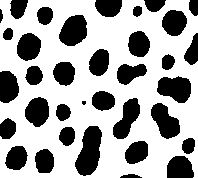
#> input picture src/Connected Pixels/dot.jpg, 198 x 178 px
$ python max_value_pixer.py   (older library calls are emulated)
#> lines starting #> are read from the running program, lines starting #| are printed output that depends on the picture; after the words box and inside, x2 and y2 are one past the last pixel; in counts of white or black regions, pixels touching at a corner belong together
# -*- coding: utf-8 -*-
"""
Created on Fri Jun 29 20:32:53 2018

@IDE: Spyder

@author: Prashant
"""

import cv2
import numpy as np
from numpy import max
from random import randint


class Image:
    """
    @class
    """
    def __init__(self, file=None, image=None):
        if file:
            self.image = cv2.imread(file)
        else:
            self.image = image
#> self.image is the input picture: shape (178, 198, 3); 64.9% white; 35 black regions (1 under 20 px), largest, box (x1, y1, x2, y2) and area: (75, 126, 102, 176) 902, (157, 76, 191, 103) 676, (59, 15, 87, 46) 660
        self.border_image = self.image.copy()

#       Convert grayscale
        image = cv2.cvtColor(self.image, cv2.COLOR_BGR2GRAY)

#       threshold the image to binary
        self.binary_img = cv2.threshold(image, 128, 255, cv2.THRESH_BINARY | cv2.THRESH_OTSU)[1]

#       Inverted binary image
        self.binary_img_inv = cv2.bitwise_not(self.binary_img)

#       Find the connected component
        self.connectedPixelList = cv2.connectedComponentsWithStats(self.binary_img_inv,2, cv2.CV_32S)[1]
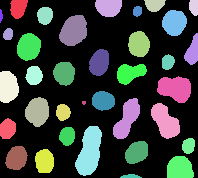
#> self.connectedPixelList: shape (178, 198) int32; 36 distinct labels, from 0 to 35; one colour per label, 0 black

#       Dimension of image
        self.__height, self.__width = image.shape

    def noOfSegment(self):
        """@return (int) : no of deffrent/disconnected image"""
        return max(self.connectedPixelList)

    def getComponent(self, component):
        """
        @component (int) : component number

        @return (cv2.image): cropped image
        """
        tmp = self.binary_img.copy()

#        color = (randint(0, 255),randint(0, 255),randint(0, 255))
        color = (0,255,0)
        for i in range(self.__height):
            for j in range(self.__width):
                if self.connectedPixelList[i][j] != component:
                    tmp[i][j] = 255
        return tmp

    def getMaxIndex(self):
        pixel_list = []
        for i in range(1, img.noOfSegment()+1):
            crop = img.getComponent(i)
            pixel_list.append(len(np.where(crop == 0)[0]))
#> this loop made 35 passes
#> pass 1, in getMaxIndex, `crop = img.getComponent(i)`:
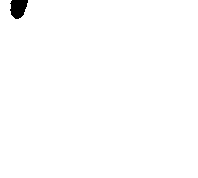
#> crop: shape (178, 198); 99.3% white; 1 black region, box (x1, y1, x2, y2) and area: (10, 0, 28, 19) 259
#> pass 2, in getMaxIndex, `crop = img.getComponent(i)`:
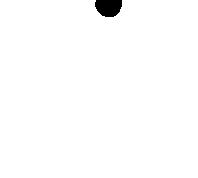
#> crop: shape (178, 198); 98.9% white; 1 black region, box (x1, y1, x2, y2) and area: (95, 0, 122, 17) 382
#> pass 3, in getMaxIndex, `crop = img.getComponent(i)`:
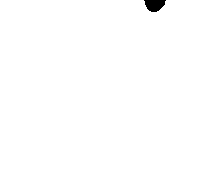
#> crop: shape (178, 198); 99.4% white; 1 black region, box (x1, y1, x2, y2) and area: (144, 0, 166, 12) 194
#> after the loop, pixel_list = 35 values, max 902 at index 28, min 14 at index 23, mean 353.8

        print(pixel_list)
#| [259, 382, 194, 124, 231, 81, 30, 501, 660, 99, 448, 520, 277, 425, 159, 412, 426, 260, 506, 676, 361, 545, 610, 14, 641, 195, 268, 239, 902, 167, 413, 415, 377, 503, 63]
        max_index = np.argmax(pixel_list)
#> max_index = 28
        return max_index+1
    def getMaxComponent(self):
        pass


img = Image(image=cv2.imread("dot.jpg"))

index = img.getMaxIndex()
#> index = 29
crop = img.getComponent(index)
#> after the loop in getComponent (call 36), `for i in range(self.__height):`:
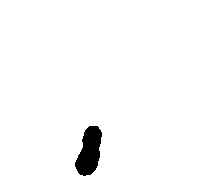
#> tmp: shape (178, 198); 97.4% white; 1 black region, box (x1, y1, x2, y2) and area: (75, 126, 102, 176) 902

cv2.imwrite("output.jpg", crop)
print("done")

$ run again, with src/Connected Pixels/leaf.jpg copied over src/Connected Pixels/dot.jpg
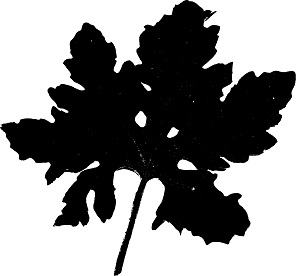
#> input picture src/Connected Pixels/leaf.jpg, 296 x 276 px
#> in __init__, self.image is the input picture: shape (276, 296, 3); min 0, max 255, mean 138.9
#> in __init__, `self.binary_img = cv2.threshold(image, 128, 255, cv2.THRESH_BINARY | c..`:
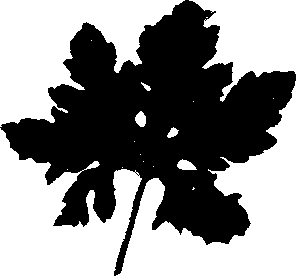
#> self.binary_img: shape (276, 296); 54.4% white; 1 black region, box (x1, y1, x2, y2) and area: (0, 0, 296, 276) 37243
#> after the loop in getMaxIndex, `for i in range(1, img.noOfSegment()+1):`: pixel_list = [37243]
#| [37243]
#> max_index = 0
#> index = 1
